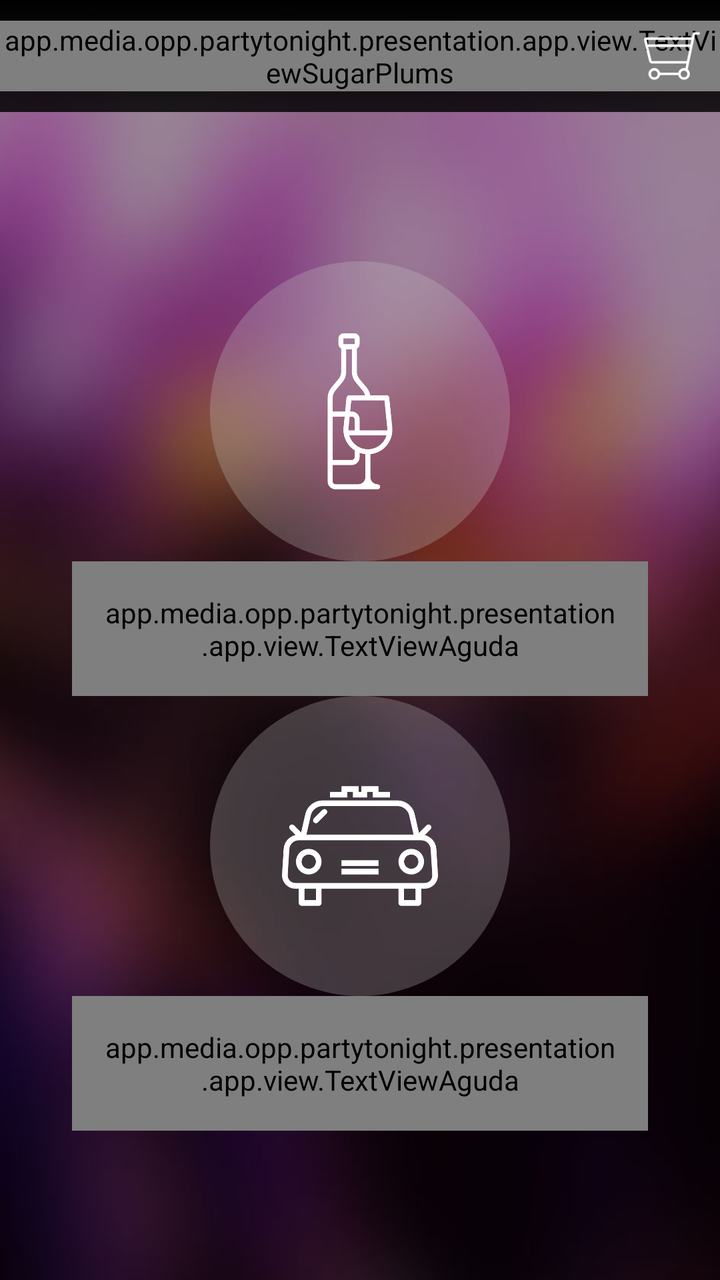
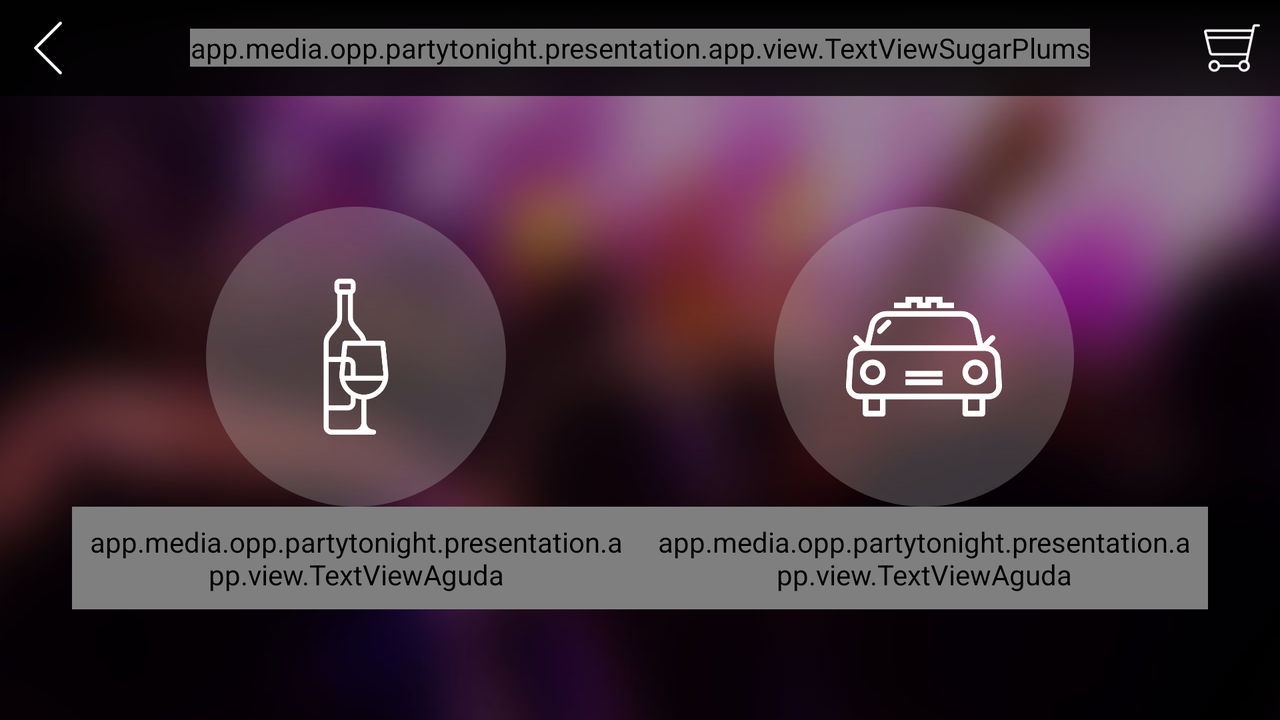

Compare how this app lays out the same screen by default and in its alternative resource folder. The renders come first, then the two layout files and the values they reference.
<!-- AndroidManifest.xml: application theme AppTheme -->
<!-- res/layout/activity_goer_main.xml -->
<?xml version="1.0" encoding="utf-8"?>
<RelativeLayout xmlns:android="http://schemas.android.com/apk/res/android"
    android:layout_width="match_parent"
    android:layout_height="match_parent">

    <include layout="@layout/background_blur" />

    <include
        android:id="@+id/toolbar"
        layout="@layout/toolbar_centered_sugar_plums" />

    <LinearLayout
        android:layout_width="match_parent"
        android:layout_height="match_parent"
        android:layout_below="@id/toolbar"
        android:gravity="center"
        android:orientation="vertical"
        android:paddingBottom="16dp"
        android:paddingLeft="@dimen/activity_sign_padding_horizontal"
        android:paddingRight="@dimen/activity_sign_padding_horizontal"
        android:paddingTop="16dp">

        <ImageButton
            android:id="@+id/bFindVenue"
            android:layout_width="@dimen/promoter_main_circle_button_width"
            android:layout_height="@dimen/promoter_main_circle_button_height"
            android:layout_gravity="center_horizontal"
            android:background="@drawable/button_circular_transparent"
            android:padding="@dimen/promoter_main_circle_button_padding"
            android:scaleType="fitCenter"
            android:src="@drawable/ic_wine" />

        <app.media.opp.partytonight.presentation.app.view.TextViewAguda
            android:layout_width="match_parent"
            android:layout_height="wrap_content"
            android:gravity="center_horizontal"
            android:padding="16dp"
            android:text="@string/my_events"
            android:textColor="@color/colorTextViewTitle"
            android:textSize="@dimen/textview_promoter_main_text_size" />

        <ImageButton
            android:id="@+id/bGoerCallACab"
            android:layout_width="@dimen/promoter_main_circle_button_width"
            android:layout_height="@dimen/promoter_main_circle_button_height"
            android:layout_gravity="center_horizontal"
            android:adjustViewBounds="true"
            android:background="@drawable/button_circular_transparent"
            android:padding="@dimen/promoter_main_circle_button_padding"
            android:scaleType="fitCenter"
            android:src="@drawable/ic_cab" />

        <app.media.opp.partytonight.presentation.app.view.TextViewAguda
            android:layout_width="match_parent"
            android:layout_height="wrap_content"
            android:gravity="center_horizontal"
            android:padding="16dp"
            android:text="@string/call_a_cab"
            android:textColor="@color/colorTextViewTitle"
            android:textSize="@dimen/textview_promoter_main_text_size" />

    </LinearLayout>


</RelativeLayout>
<!-- res/layout/background_blur.xml (included above) -->
<?xml version="1.0" encoding="utf-8"?>
<ImageView xmlns:android="http://schemas.android.com/apk/res/android"
    android:layout_width="match_parent"
    android:layout_height="match_parent"
    android:layout_centerInParent="true"
    android:scaleType="centerCrop"
    android:src="@drawable/bg_blur" />
<!-- res/layout/toolbar_centered_sugar_plums.xml (included above) -->
<?xml version="1.0" encoding="utf-8"?>
<android.support.v7.widget.Toolbar xmlns:android="http://schemas.android.com/apk/res/android"
    xmlns:app="http://schemas.android.com/apk/res-auto"
    android:id="@+id/toolbar_top"
    android:layout_width="match_parent"
    android:layout_height="wrap_content"
    android:background="@drawable/toolbar_background"
    android:minHeight="?attr/actionBarSize"
    app:contentInsetLeft="0dp"
    app:contentInsetStart="0dp">

    <RelativeLayout
        android:id="@+id/search_edit_frame"
        android:layout_width="match_parent"
        android:layout_height="match_parent">

        <ImageButton
            android:id="@+id/button_back"
            android:layout_width="wrap_content"
            android:layout_height="wrap_content"
            android:layout_alignParentLeft="true"
            android:background="@null"
            android:src="@mipmap/ic_back" />

        <app.media.opp.partytonight.presentation.app.view.TextViewSugarPlums
            android:id="@+id/title"
            android:layout_width="wrap_content"
            android:layout_height="wrap_content"
            android:layout_centerInParent="true"
            android:text="Toolbar Title"
            android:textColor="#ffffff"
            android:textSize="22sp" />

        <ImageButton
            android:id="@+id/btnCart"
            android:layout_width="wrap_content"
            android:layout_height="wrap_content"
            android:layout_alignParentRight="true"
            android:background="@null"
            android:src="@mipmap/ic_cart"
            android:visibility="visible" />

    </RelativeLayout>

</android.support.v7.widget.Toolbar>
<!-- resources referenced by this layout -->
<resources>
  <color name="colorTextViewTitle">#ffffff</color>
  <!-- from res/values-xhdpi/ -->
  <dimen name="activity_sign_padding_horizontal">36dp</dimen>
  <!-- from res/values-xhdpi/ -->
  <dimen name="promoter_main_circle_button_height">150dp</dimen>
  <!-- from res/values-xhdpi/ -->
  <dimen name="promoter_main_circle_button_padding">36dp</dimen>
  <!-- from res/values-xhdpi/ -->
  <dimen name="promoter_main_circle_button_width">150dp</dimen>
  <!-- from res/values-xhdpi/ -->
  <dimen name="textview_promoter_main_text_size">20sp</dimen>
  <!-- drawable bg_blur: png bitmap (drawable-hdpi, 342888 bytes) -->
  <!-- drawable button_circular_transparent (drawable) -->
  <?xml version="1.0" encoding="utf-8"?>
  <selector xmlns:android="http://schemas.android.com/apk/res/android">
      <item android:state_pressed="false">
          <shape android:shape="oval">
              <solid android:color="@color/colorButtonGrayTransparent" />
          </shape>
      </item>
      <item android:state_pressed="true">
          <shape android:shape="oval">
              <solid android:color="@color/colorButtonGrayTransparentLight" />
          </shape>
      </item>
  </selector>
  <!-- drawable ic_cab: png bitmap (drawable, 10828 bytes) -->
  <!-- drawable ic_wine: png bitmap (drawable, 8061 bytes) -->
  <!-- drawable toolbar_background (drawable) -->
  <?xml version="1.0" encoding="utf-8"?>
  <shape xmlns:android="http://schemas.android.com/apk/res/android">
  
      <gradient
          android:angle="90"
          android:endColor="#000000"
          android:startColor="#d2000000" />
  </shape>
  <!-- mipmap ic_back: png bitmap (mipmap-hdpi, 188 bytes) -->
  <!-- mipmap ic_cart: png bitmap (mipmap-hdpi, 769 bytes) -->
  <string name="call_a_cab">Call a cab</string>
  <string name="my_events">My events</string>
  <style name="AppTheme" parent="Theme.AppCompat.Light.NoActionBar">
          <item name="colorPrimaryDark">#000000</item>
      </style>
  <color name="colorButtonGrayTransparent">#46c4c4c4</color>
  <color name="colorButtonGrayTransparentLight">#3cffffff</color>
</resources>
<!-- res/layout-land/activity_goer_main.xml (the author's variant of the layout above) -->
<!-- drawn on the phone turned sideways -->
<?xml version="1.0" encoding="utf-8"?>
<RelativeLayout xmlns:android="http://schemas.android.com/apk/res/android"
    android:layout_width="match_parent"
    android:layout_height="match_parent">

    <include layout="@layout/background_blur" />

    <include
        android:id="@+id/toolbar"
        layout="@layout/toolbar_centered_sugar_plums" />

    <LinearLayout
        android:layout_width="match_parent"
        android:layout_height="match_parent"
        android:layout_below="@id/toolbar"
        android:gravity="center"
        android:orientation="horizontal"
        android:paddingBottom="16dp"
        android:paddingLeft="@dimen/activity_sign_padding_horizontal"
        android:paddingRight="@dimen/activity_sign_padding_horizontal"
        android:paddingTop="16dp">

        <RelativeLayout
            android:layout_width="0dp"
            android:layout_height="match_parent"
            android:layout_weight="1"
            android:gravity="center">

            <ImageButton
                android:id="@+id/bGoerMyEvents"
                android:layout_width="@dimen/promoter_main_circle_button_width"
                android:layout_height="@dimen/promoter_main_circle_button_height"
                android:layout_centerHorizontal="true"
                android:background="@drawable/button_circular_transparent"
                android:padding="@dimen/promoter_main_circle_button_padding"
                android:scaleType="fitCenter"
                android:src="@drawable/ic_wine" />

            <app.media.opp.partytonight.presentation.app.view.TextViewAguda
                android:layout_width="match_parent"
                android:layout_height="wrap_content"
                android:layout_below="@id/bGoerMyEvents"
                android:gravity="center"
                android:padding="8dp"
                android:text="@string/my_events"
                android:textColor="@color/colorTextViewTitle"
                android:textSize="@dimen/textview_promoter_main_text_size" />

        </RelativeLayout>

        <RelativeLayout
            android:layout_width="0dp"
            android:layout_height="match_parent"
            android:layout_weight="1"
            android:gravity="center">

            <ImageButton
                android:id="@+id/bGoerCallACab"
                android:layout_width="@dimen/promoter_main_circle_button_width"
                android:layout_height="@dimen/promoter_main_circle_button_height"
                android:layout_centerHorizontal="true"
                android:adjustViewBounds="true"
                android:background="@drawable/button_circular_transparent"
                android:padding="@dimen/promoter_main_circle_button_padding"
                android:scaleType="fitCenter"
                android:src="@drawable/ic_cab" />

            <app.media.opp.partytonight.presentation.app.view.TextViewAguda
                android:layout_width="match_parent"
                android:layout_height="wrap_content"
                android:layout_below="@id/bGoerCallACab"
                android:gravity="center"
                android:padding="8dp"
                android:text="@string/call_a_cab"
                android:textColor="@color/colorTextViewTitle"
                android:textSize="@dimen/textview_promoter_main_text_size" />

        </RelativeLayout>


    </LinearLayout>


</RelativeLayout>
<!-- resources referenced by the variant -->
<!-- as the phone turned sideways resolves them -->
<resources>
  <color name="colorTextViewTitle">#ffffff</color>
  <!-- from res/values-w600dp/ -->
  <dimen name="activity_sign_padding_horizontal">36dp</dimen>
  <!-- from res/values-w600dp/ -->
  <dimen name="promoter_main_circle_button_height">150dp</dimen>
  <!-- from res/values-xhdpi/ -->
  <dimen name="promoter_main_circle_button_padding">36dp</dimen>
  <!-- from res/values-w600dp/ -->
  <dimen name="promoter_main_circle_button_width">150dp</dimen>
  <!-- from res/values-xhdpi/ -->
  <dimen name="textview_promoter_main_text_size">20sp</dimen>
  <!-- drawable bg_blur: png bitmap (drawable-hdpi, 342888 bytes) -->
  <!-- drawable button_circular_transparent (drawable) -->
  <?xml version="1.0" encoding="utf-8"?>
  <selector xmlns:android="http://schemas.android.com/apk/res/android">
      <item android:state_pressed="false">
          <shape android:shape="oval">
              <solid android:color="@color/colorButtonGrayTransparent" />
          </shape>
      </item>
      <item android:state_pressed="true">
          <shape android:shape="oval">
              <solid android:color="@color/colorButtonGrayTransparentLight" />
          </shape>
      </item>
  </selector>
  <!-- drawable ic_cab: png bitmap (drawable, 10828 bytes) -->
  <!-- drawable ic_wine: png bitmap (drawable, 8061 bytes) -->
  <!-- drawable toolbar_background (drawable) -->
  <?xml version="1.0" encoding="utf-8"?>
  <shape xmlns:android="http://schemas.android.com/apk/res/android">
  
      <gradient
          android:angle="90"
          android:endColor="#000000"
          android:startColor="#d2000000" />
  </shape>
  <!-- mipmap ic_back: png bitmap (mipmap-hdpi, 188 bytes) -->
  <!-- mipmap ic_cart: png bitmap (mipmap-hdpi, 769 bytes) -->
  <!-- from res/values-w600dp/ -->
  <string name="call_a_cab">Call a cab</string>
  <!-- from res/values-w600dp/ -->
  <string name="my_events">My events</string>
  <style name="AppTheme" parent="Theme.AppCompat.Light.NoActionBar">
          <item name="colorPrimaryDark">#000000</item>
      </style>
  <color name="colorButtonGrayTransparent">#46c4c4c4</color>
  <color name="colorButtonGrayTransparentLight">#3cffffff</color>
</resources>
